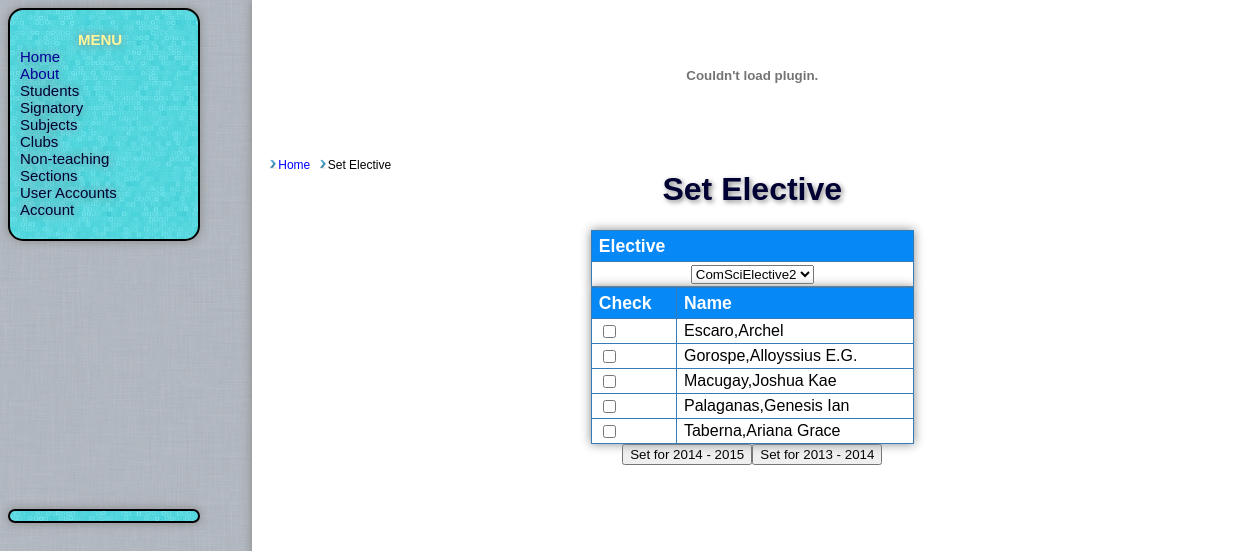
/elective.php?secid=10 (signed in), run on the app's committed database.
### tables this page shows
CREATE TABLE `students` (
  `stid` varchar(10) NOT NULL,
  `lname` varchar(255) NOT NULL DEFAULT ' ',
  `fname` varchar(255) NOT NULL DEFAULT ' ',
  `mname` varchar(255) NOT NULL DEFAULT ' ',
  `yrlevel` int(11) NOT NULL DEFAULT '1',
  `cont_num` varchar(11) NOT NULL DEFAULT '0',
  `address` varchar(255) NOT NULL DEFAULT ' ',
  `is_alumni` tinyint(1) DEFAULT '0',
  PRIMARY KEY (`stid`),
  KEY `st_index` (`stid`)
);

### elective.php (the view, shortened to what this page needs)
<?php
include('include/clearance.php');
include("breadcrumbs.php");
?>
<p><h1>Set Elective</h1></p>
<div class="data">
<form action="elective.php" method="post">
<table id="table"><tr><th>Elective</th></tr><tr><td align = "center"><select name="subject">
<?php
$query = "SELECT DATE_FORMAT(NOW(),'%Y'), DATE_FORMAT(NOW(),'%Y') + 1,DATE_FORMAT(NOW(),'%Y') - 1";
$result = mysql_query($query);
$year1 = mysql_fetch_array($result);
$subjects = mysql_query("SELECT sub_id,sub FROM subjects WHERE is_elective");
$sec = (isset($_GET['secid']))?$_GET['secid']:$_SESSION['secid'];
while($row = mysql_fetch_row($subjects))
{
        echo '<option value="'.$row[0].'">'."$row[1]</option>";
}
echo "</select></td></tr></table>";
$students = mysql_query("SELECT students.stid,lname,fname FROM students,st_sec WHERE st_sec.stid=students.stid AND st_sec.secid= $sec");
echo '<table id="table">';
echo '<tr><th>Check</th><th>Name</th></tr>';
while ($row = mysql_fetch_row($students))
{
        echo '<tr><td><input type="checkbox" name="students[]" value = "'.$row[0].'"></td>'."<td>$row[1],$row[2]</td></tr>";
}
echo "</table>";
echo "<input type='submit' name='SUBMIT1' value='Set for $year1[0] - $year1[1]'>";
echo "<input type='submit' name='SUBMIT2' value='Set for $year1[2] - $year1[0]'>";
?>
</form>
</div>

### css/general.css (style rules this page uses)
body { font-family:Arial,Helvetica,sans-serif; background: #E0DEDF; background-image:url(img/bg.png); }
#table { position:relative; font-family:"Trebuchet MS", Arial, Helvetica, sans-serif; border-collapse:collapse; width:85%; box-shadow: 0px 0px 10px #888888; -box-shadow:0px 0px 10px #888888; -webkit-box-shadow: 0px 0px 10px #888888; }
#table td, #table th { font-size:1em; border:1px solid #347CB7; padding:3px 7px 2px 7px; background-color:#fff; }
#table th { font-size:1.1em; text-align:left; padding-top:5px; padding-bottom:4px; background-color:#0688F7; color:#ffffff; }
#group tr td { margin: 20px; }
p { font-size:1em; }
div.data { width:380px; }
h1 { color:#003; text-shadow:2px 2px 5px #888; }

### data on the page
students: lname "Escaro", fname "Archel"
students: lname "Gorospe", fname "Alloyssius E.G."
students: lname "Macugay", fname "Joshua Kae"
students: lname "Palaganas", fname "Genesis Ian"
students: lname "Taberna", fname "Ariana Grace"

### other printed values
$crumb['label'] "Home"
$crumb['label'] "Set Elective"
form field subject "ComSciElective2"
